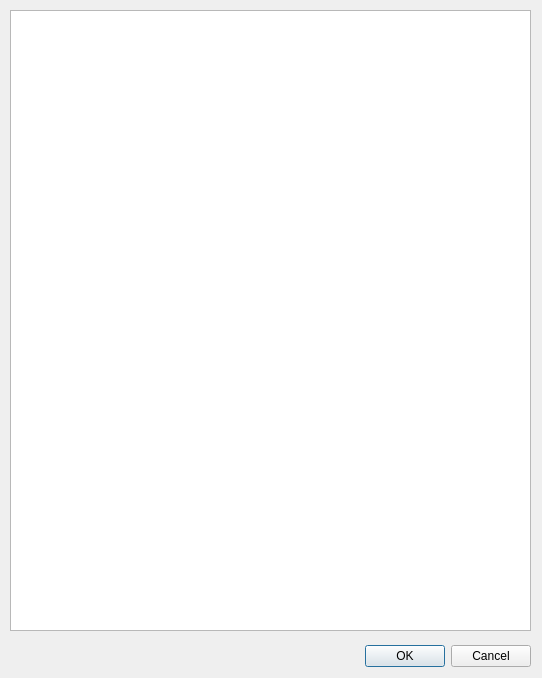
<?xml version="1.0" encoding="UTF-8"?>
<ui version="4.0">
 <class>integrityOutput</class>
 <widget class="QDialog" name="integrityOutput">
  <property name="geometry">
   <rect>
    <x>0</x>
    <y>0</y>
    <width>542</width>
    <height>678</height>
   </rect>
  </property>
  <property name="windowTitle">
   <string>1D Integrity Output</string>
  </property>
  <widget class="QDialogButtonBox" name="buttonBox">
   <property name="geometry">
    <rect>
     <x>190</x>
     <y>640</y>
     <width>341</width>
     <height>32</height>
    </rect>
   </property>
   <property name="orientation">
    <enum>Qt::Horizontal</enum>
   </property>
   <property name="standardButtons">
    <set>QDialogButtonBox::Cancel|QDialogButtonBox::Ok</set>
   </property>
  </widget>
  <widget class="QTextBrowser" name="textBrowser">
   <property name="geometry">
    <rect>
     <x>10</x>
     <y>10</y>
     <width>521</width>
     <height>621</height>
    </rect>
   </property>
  </widget>
 </widget>
 <resources/>
 <connections>
  <connection>
   <sender>buttonBox</sender>
   <signal>accepted()</signal>
   <receiver>integrityOutput</receiver>
   <slot>accept()</slot>
   <hints>
    <hint type="sourcelabel">
     <x>248</x>
     <y>254</y>
    </hint>
    <hint type="destinationlabel">
     <x>157</x>
     <y>274</y>
    </hint>
   </hints>
  </connection>
  <connection>
   <sender>buttonBox</sender>
   <signal>rejected()</signal>
   <receiver>integrityOutput</receiver>
   <slot>reject()</slot>
   <hints>
    <hint type="sourcelabel">
     <x>316</x>
     <y>260</y>
    </hint>
    <hint type="destinationlabel">
     <x>286</x>
     <y>274</y>
    </hint>
   </hints>
  </connection>
 </connections>
</ui>
